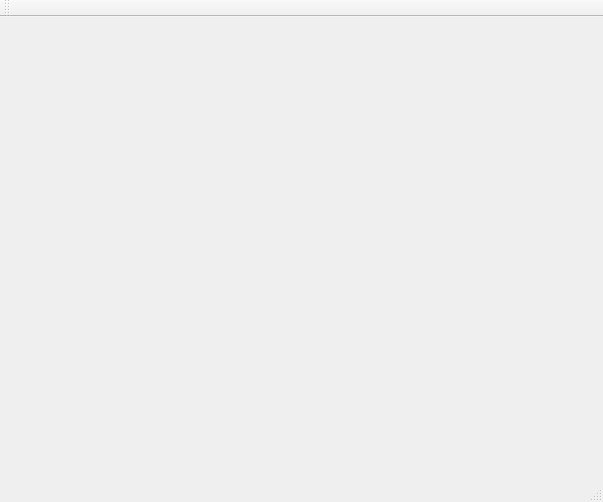
<?xml version="1.0" encoding="UTF-8"?>
<ui version="4.0">
 <class>MainWindow</class>
 <widget class="QMainWindow" name="MainWindow">
  <property name="geometry">
   <rect>
    <x>0</x>
    <y>0</y>
    <width>603</width>
    <height>502</height>
   </rect>
  </property>
  <property name="windowTitle">
   <string>MainWindow</string>
  </property>
  <widget class="QWidget" name="centralWidget"/>
  <widget class="QMenuBar" name="menuBar">
   <property name="geometry">
    <rect>
     <x>0</x>
     <y>0</y>
     <width>603</width>
     <height>26</height>
    </rect>
   </property>
  </widget>
  <widget class="QToolBar" name="mainToolBar">
   <attribute name="toolBarArea">
    <enum>TopToolBarArea</enum>
   </attribute>
   <attribute name="toolBarBreak">
    <bool>false</bool>
   </attribute>
  </widget>
  <widget class="QStatusBar" name="statusBar"/>
 </widget>
 <layoutdefault spacing="6" margin="11"/>
 <resources/>
 <connections/>
</ui>
